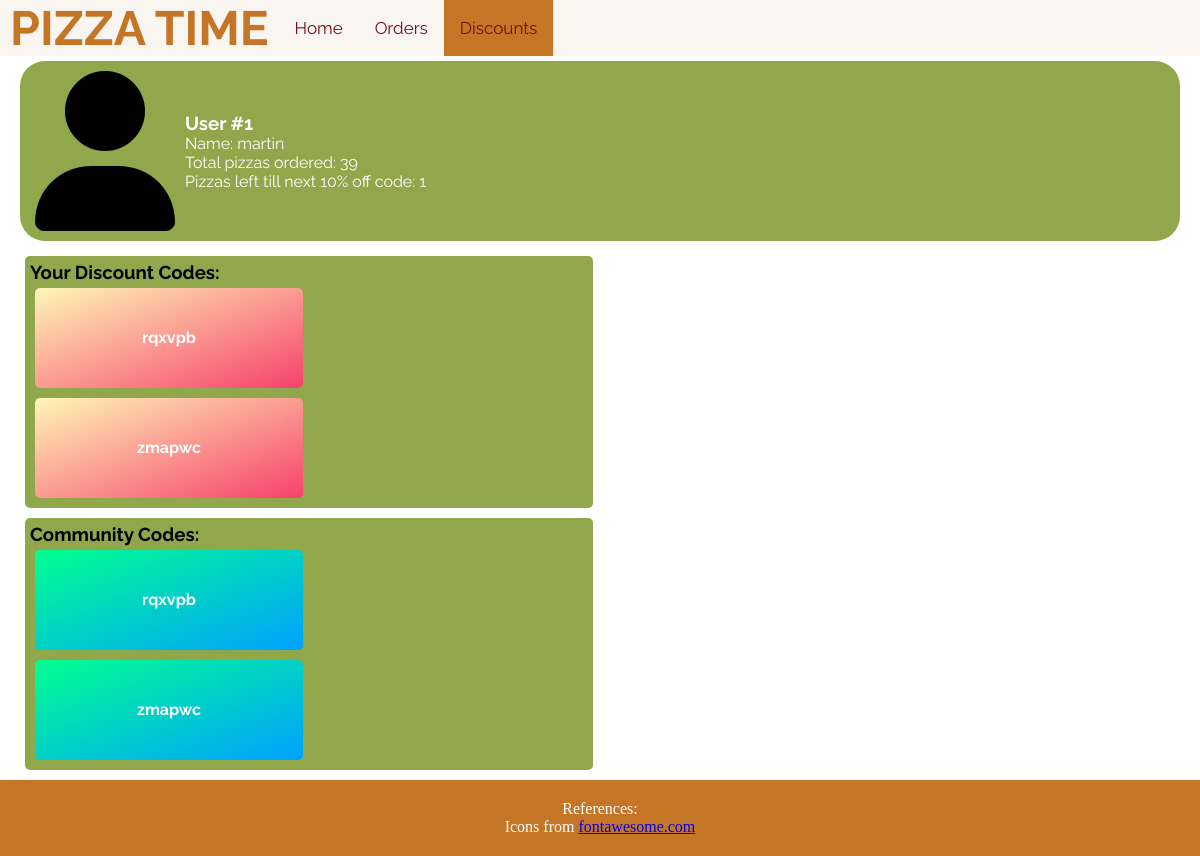
Before: /discounts/ (signed in) with the older database file.
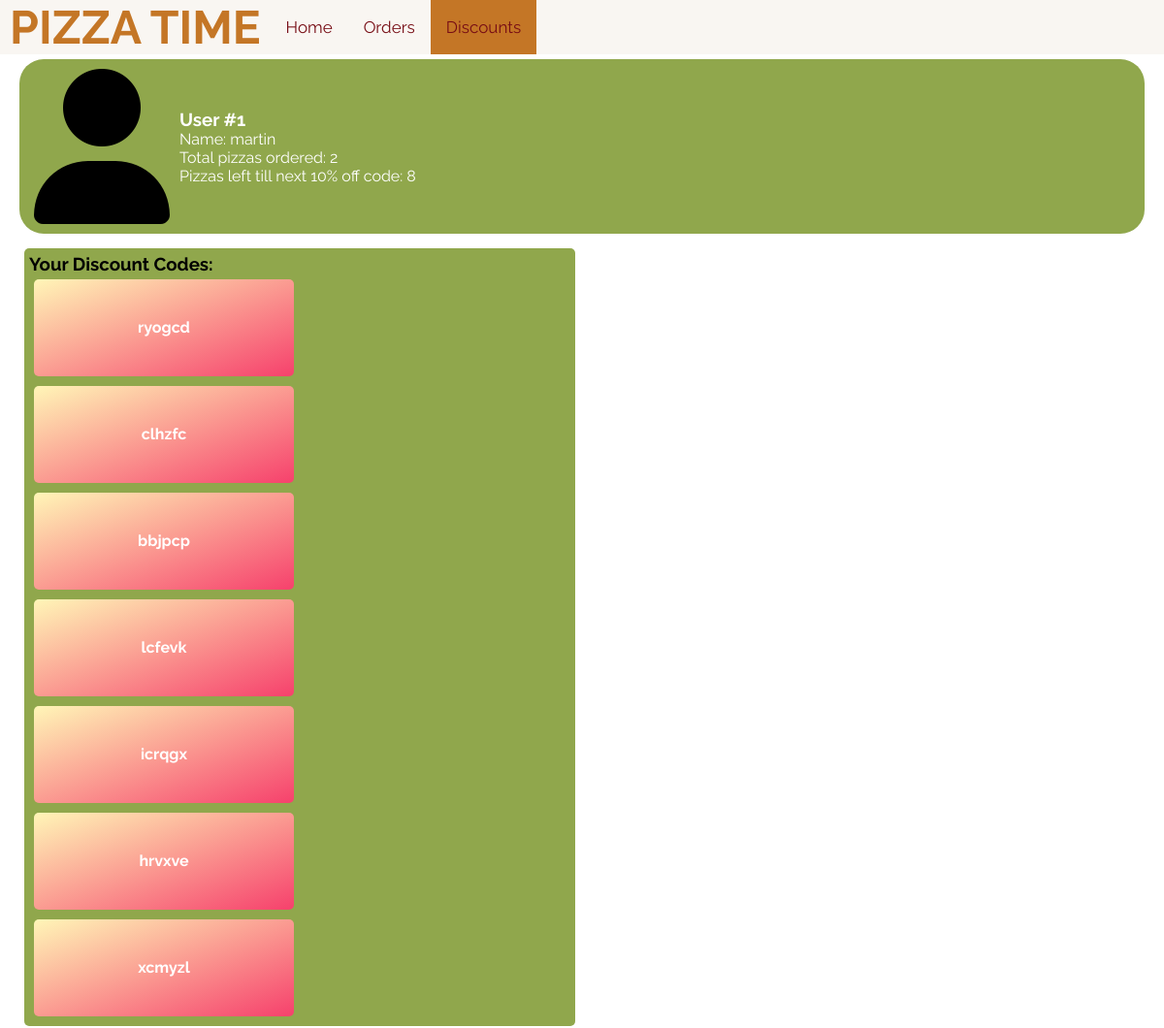
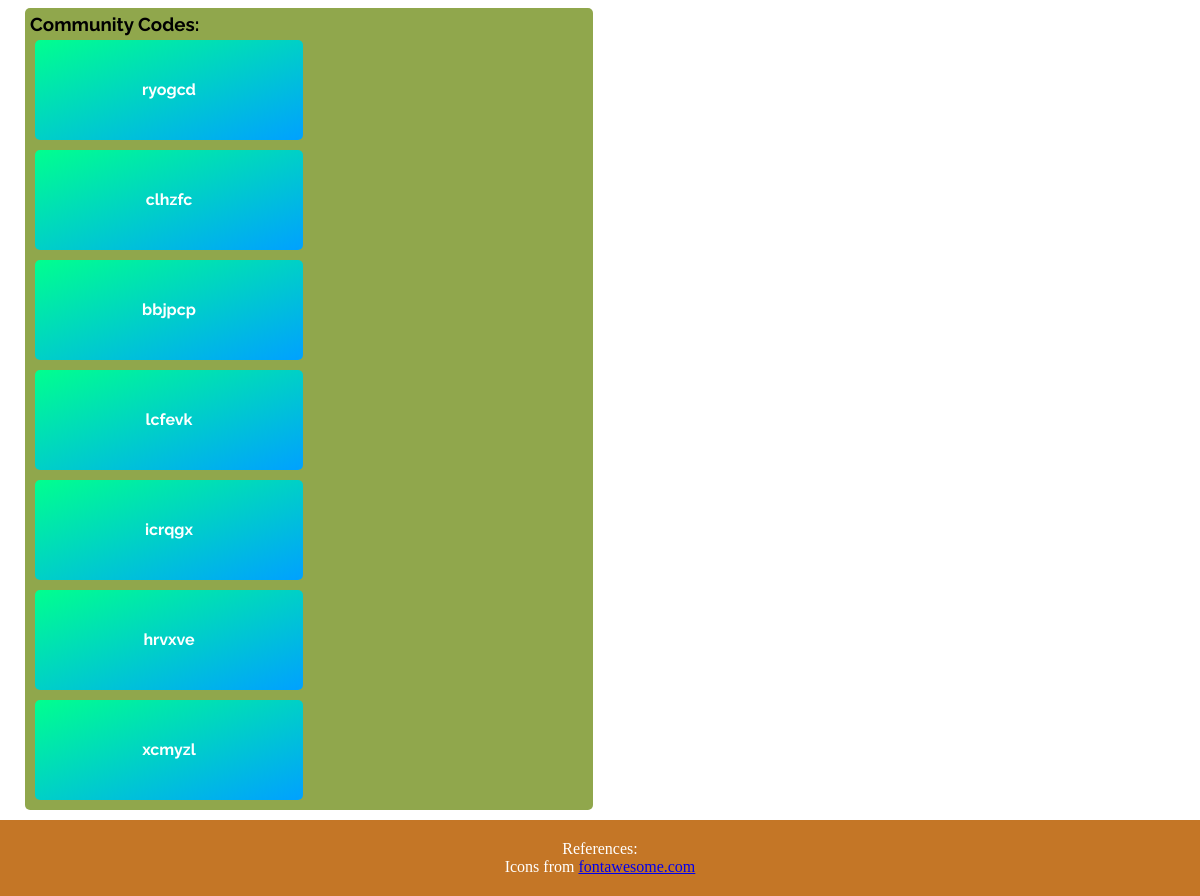
After: the same page with the newer database file (2 pictures, top to bottom).
### pizzas/models.py (models this page shows, shortened)
class User(AbstractBaseUser, PermissionsMixin):
    email = models.EmailField(_('email address'), unique=True)
    name = models.CharField(max_length=100)
    password = models.CharField(max_length=100)
    area_code = models.CharField(max_length=100, default='1')
    types = [('1', 'customer'),('2', 'employee'), ('3', 'delivery person')]
    type =models.CharField(max_length=100,choices=types, default='1')
    USERNAME_FIELD = 'email'
    REQUIRED_FIELDS = ['name', 'area_code']
    objects = CustomAccountManager()
    is_staff = models.BooleanField(default=False)
    is_active = models.BooleanField(default=False)
    @property
    def pizza_count(self):
        count = 0
        orders = Order.objects.filter(user = self, status = '4')
        for order in orders:
            count += len(order.dishes.all())
        return count
    @property
    def pizzas_left(self):
        pizza_count = self.pizza_count%10
        if 10-pizza_count < 0:
            return 0
        return 10-pizza_count

class Order(models.Model):
    user = models.ForeignKey(User, on_delete=models.CASCADE)
    status_choices = [('1','incomplete'),('2','in preparation'), ('3','on the way'), ('4','completed'), ('5','cancelled')]
    delivery_person = models.ForeignKey(Delivery_Person, on_delete=models.CASCADE, null =True, blank=True)
    status = models.CharField(max_length=100,choices=status_choices,default='1')
    dishes = models.ManyToManyField(Dish, through='Order_Item', through_fields=('order', 'dish'))
    drinks_desserts = models.ManyToManyField(Drink_Dessert, through='Drink_Dessert_Item', through_fields=('order', 'drink_dessert'))
    date_created = models.DateTimeField(null = True, default= None)
    postal_code = models.ForeignKey(Area, default=None, null=True, on_delete=models.CASCADE)
    date_picked_up = models.DateTimeField(null=True, default=None, blank=True)
    date_completed = models.DateTimeField(null=True, default=None, blank=True)
    address = models.CharField(max_length=100,null=True, default=None, blank=True)
    phone = models.CharField(max_length=100,null=True, default=None, blank=True)

class Discount_Code(models.Model):
    string = models.CharField(max_length=6)
    active = models.BooleanField(default=True)
    user = models.ForeignKey(User, on_delete=models.CASCADE, null = True)
    order = models.ForeignKey(Order, on_delete=models.CASCADE, null=True)

### pizzas/views.py (the view)
# urls.py: path('discounts/', views.discounts, name= 'discounts')
def discounts(request):
    user = request.user
    context = {
        'user': user,
        'codes': Discount_Code.objects.filter(user=user, active=True)
    }
    return render(request, 'Discounts.html', context)

### pizzas/templates/Discounts.html (shortened to what this page needs)
{% load static %}
<html lang="en">
  <head>
    <link rel="stylesheet" href="{% static 'CSS/orderStyle.css' %}" />
  </head>
  <body>
    <div class="topnav">
      <h1 class="title" >PIZZA TIME</h1>
      <a href="{%url 'menu'%}">Home</a>
      <a  href="{%url 'orders'%}">Orders</a>
      <a class="active" href="{%url 'discounts'%}">Discounts</a>
    </div>
    <div class="container">
        <div class="display">
            <div class="user">
                  <span class="icon">
                    <i class="fas fa-user"></i>
                  </span>
                <div class="info">
                    <div id="user">
                        <h3>User #{{user.id}}</h3>
                        <p>Name: {{user.name}}</p>
                        <p>Total pizzas ordered: {{user.pizza_count}}</p>
                        <p>Pizzas left till next 10% off code: {{user.pizzas_left}}</p>
                    </div>
                </div>
            </div>
            <div class="code">
                <h3>Your Discount Codes:</h3>
                {%for code in codes%}
                <div class="promo">
                    <h4 style="text-align: center; bottom: 50%">{{code.string}}</h4>
                </div>
                {%endfor%}
            </div>
            <div class="code">
                <h3>Community Codes:</h3>
                {%for code in codes%}
                <div class="promo community">
                    <h4 >{{code.string}}</h4>
                </div>
                {%endfor%}
            </div>
        </div>
    </div>
    <div class="footer">
      <p>References: </p>
      <div>Icons from <a href="https://fontawesome.com/" title="fontawesome">fontawesome.com</a></div>
    </div>
  </body>

Changed rows visible on the page:
removed Discount_Code: string "rqxvpb"
removed Discount_Code: string "zmapwc"
changed User "martin": pizza_count "39" → "2"; pizzas_left "1" → "8"
added Discount_Code: string "ryogcd"
added Discount_Code: string "clhzfc"
added Discount_Code: string "bbjpcp"
added Discount_Code: string "lcfevk"
added Discount_Code: string "icrqgx"
added Discount_Code: string "hrvxve"
added Discount_Code: string "xcmyzl"
